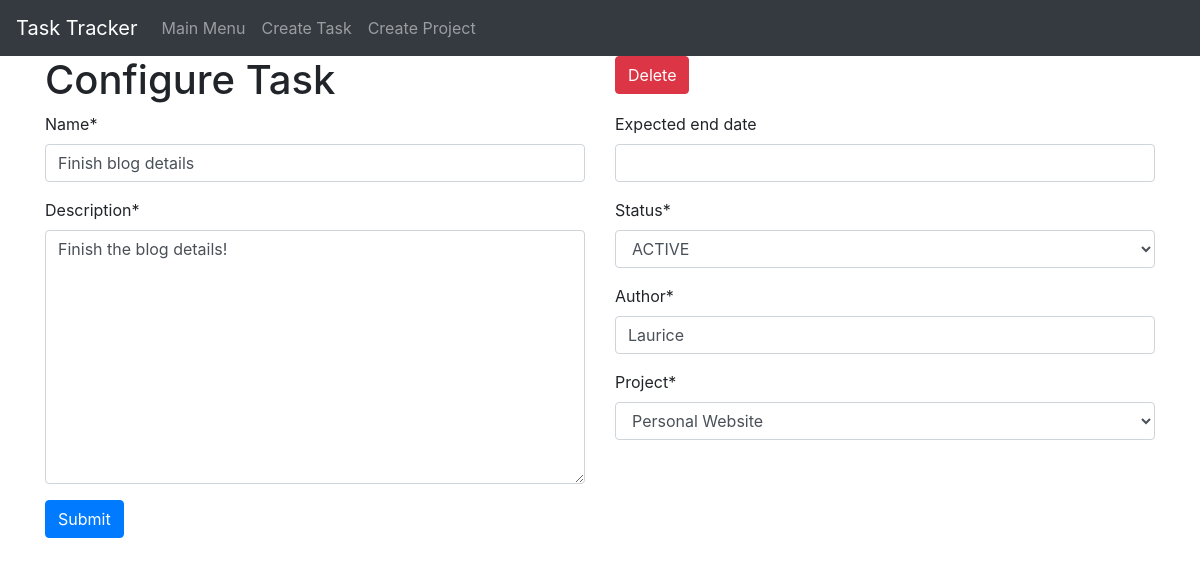
The page /task-details/11/ on the database as committed earlier.
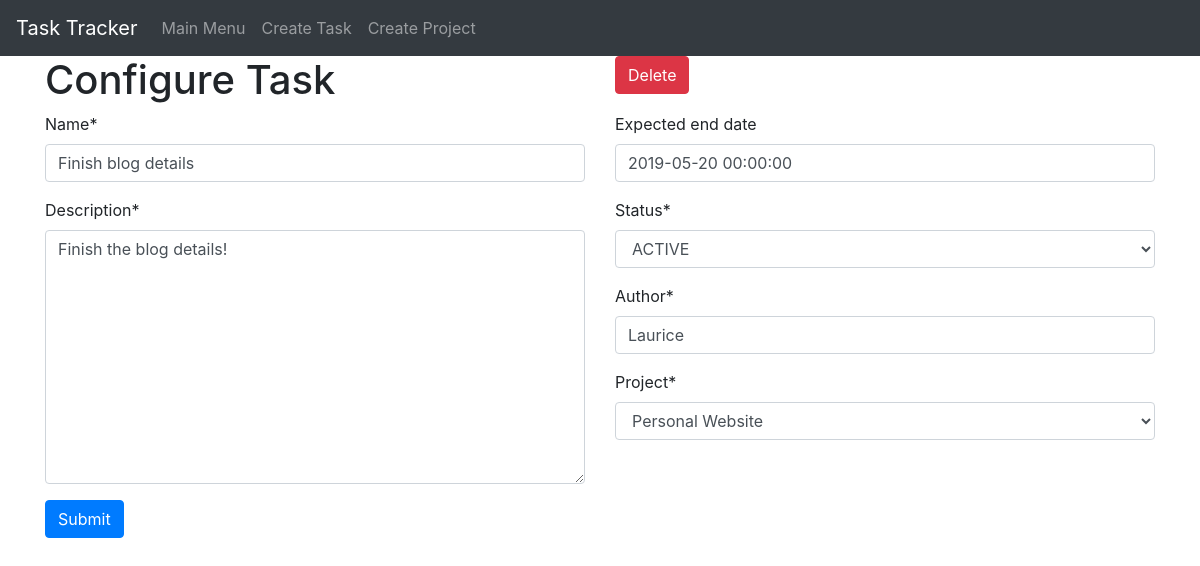
The same page on the database as committed later.
### sproject_manager/models.py (models this page shows)
class Task(models.Model):
    name = models.CharField(max_length=30)
    description = models.TextField()
    start_date = models.DateTimeField(blank=True, null=True)
    end_date = models.DateTimeField(blank=True, null=True)
    expected_end_date = models.DateTimeField(blank=True, null=True)
    status_choices = (
        ("ACTIVE", "ACTIVE"),
        ("PENDING", "PENDING"),
        ("CLOSED", "CLOSED"),
    )
    status = models.CharField(
        max_length=7,
        choices=status_choices,
        default="PENDING",
    )
    author = models.CharField(max_length=30)
    project = models.ForeignKey('Project', on_delete=models.CASCADE)

### sproject_manager/views.py (the view, shortened to what this page needs)
# urls.py: path('task-details/<int:id>/', views.update_task, name='update-task'),
def update_task(request, id):
    task = get_object_or_404(Task, id=id)
    taskform = TaskForm(request.POST or None, instance=task)
    context = {
        'task': task,
        'taskform': taskform
    }
    return render(request, 'sproject_manager/task-details.html', context)

### sproject_manager/forms.py
class TaskForm(ModelForm):
    class Meta:
        model = Task
        exclude = ['start_date', 'end_date']

### sproject_manager/models.py (called while the page is built)
    def __str__(self):
        return self.name

### sproject_manager/templates/sproject_manager/task-details.html (shortened to what this page needs)
{% extends 'sproject_manager/base.html' %}
{% load crispy_forms_tags %}
{% block content %}
<div class="container">
  <div class="row">
    <div class="col-md-6">
      <h1>Configure Task</h1>
    </div>
    <div class="col-md-6">
      <a href="{% url 'project_manager:delete-task' task.id %}"><button class="btn btn-danger">Delete</button></a>
    </div>
  </div>
  <form method="post">
    <div class="row">
      <div class="col-md-6">
        {{ taskform.name|as_crispy_field }}
        {{ taskform.description|as_crispy_field }}
      </div>
      <div class="col-md-6">
        {{ taskform.expected_end_date|as_crispy_field }}
        {{ taskform.status|as_crispy_field }}
        {{ taskform.author|as_crispy_field }}
        {{ taskform.project|as_crispy_field }}
      </div>
    </div>
    <input class="btn btn-primary" type="submit" value="Submit">
  </form>
</div>
{% endblock %}

Rows that differ between the two databases and show on the page:
changed Task "Finish blog details": expected_end_date (not shown) → "2019-05-20 00:00:00"
